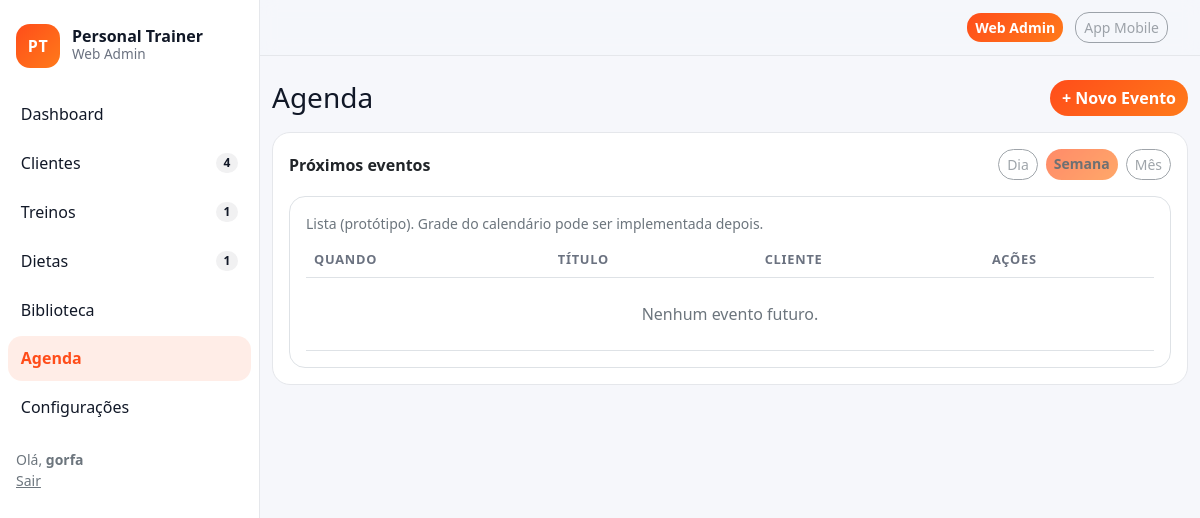
Page /agenda/ (signed in) on the earlier database version.
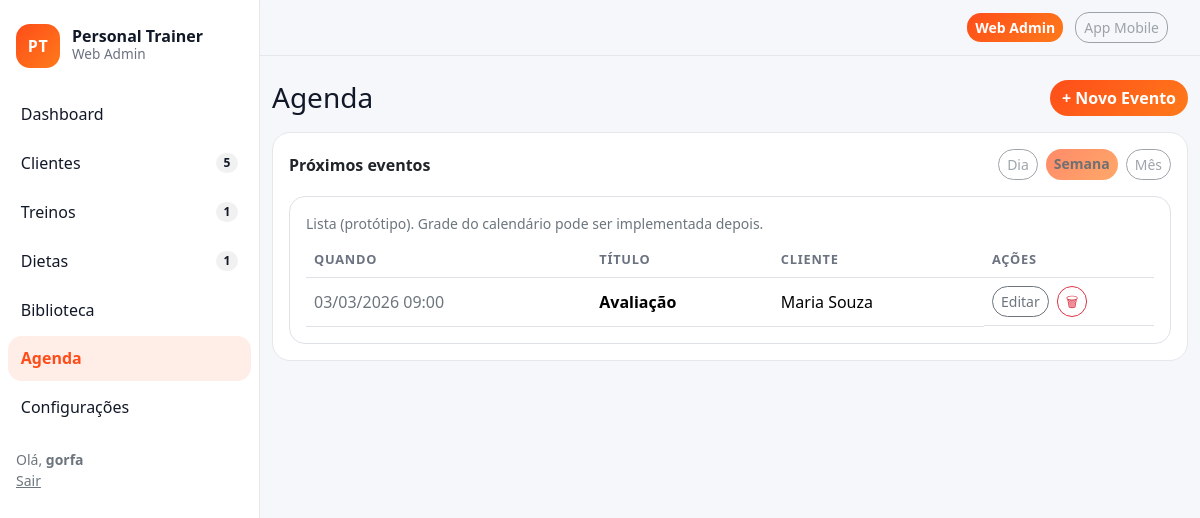
Same page on the later database version.
### agenda/models.py (models this page shows, shortened)
class Appointment(models.Model):
    client = models.ForeignKey(Client, on_delete=models.SET_NULL, null=True, blank=True)
    title = models.CharField(max_length=160)
    starts_at = models.DateTimeField()
    ends_at = models.DateTimeField()

### crm/models.py (models this page shows, shortened)
class Client(models.Model):
    class Status(models.TextChoices):
        ACTIVE = "active", "Ativo"
        PAUSED = "paused", "Pausado"
        ARCHIVED = "archived", "Arquivado"
    full_name = models.CharField("Nome", max_length=160)
    age = models.PositiveIntegerField("Idade", default=0)
    weight_kg = models.DecimalField("Peso (kg)", max_digits=5, decimal_places=1, default=0)
    height_m = models.DecimalField("Altura (m)", max_digits=4, decimal_places=2, default=0)
    status = models.CharField(max_length=16, choices=Status.choices, default=Status.ACTIVE)
    plan = models.ForeignKey(Plan, on_delete=models.SET_NULL, null=True, blank=True)
    last_activity_at = models.DateField("Última atividade", null=True, blank=True)
    created_at = models.DateTimeField(auto_now_add=True)

### agenda/views.py (the view)
# urls.py: path("", views.CalendarView.as_view(), name="calendar"),
class CalendarView(LoginRequiredMixin, TemplateView):
    template_name = "agenda/calendar.html"
    def get_context_data(self, **kwargs):
        ctx = super().get_context_data(**kwargs)
        now = timezone.now()
        ctx["events"] = Appointment.objects.order_by("starts_at")[:50]
        ctx["upcoming"] = Appointment.objects.filter(starts_at__gte=now).order_by("starts_at")[:20]
        return ctx

### core/context_processors.py (called while the page is built)
def nav_counts(request):
    try:
        return {
            "nav_clients_count": Client.objects.filter(status=Client.Status.ACTIVE).count(),
            "nav_workouts_today": WorkoutPlan.objects.filter(is_active=True).count(),
            "nav_diets_active": DietPlan.objects.filter(is_active=True).count(),
            "nav_alerts_count": Alert.objects.filter(is_open=True).count(),
        }
    except Exception:
        return {"nav_clients_count": 0, "nav_workouts_today": 0, "nav_diets_active": 0, "nav_alerts_count": 0}

### agenda/templates/agenda/calendar.html (shortened to what this page needs)
{% extends "base.html" %}
{% block content %}
<div class="d-flex align-items-center justify-content-between mb-3">
  <h1 class="h3 mb-0">Agenda</h1>
  <a class="btn btn-brand btn-pill" href="{% url 'agenda:appointment_create' %}">+ Novo Evento</a>
</div>
<div class="card">
  <div class="card-body">
    <div class="d-flex align-items-center justify-content-between mb-3">
      <div class="fw-bold">Próximos eventos</div>
      <div class="d-flex gap-2">
        <span class="btn btn-outline-secondary btn-pill btn-sm disabled" aria-disabled="true">Dia</span>
        <span class="btn btn-brand btn-pill btn-sm disabled" aria-disabled="true">Semana</span>
        <span class="btn btn-outline-secondary btn-pill btn-sm disabled" aria-disabled="true">Mês</span>
      </div>
    </div>
    <div class="border rounded-4 p-3 bg-white">
      <div class="text-secondary small mb-2">Lista (protótipo). Grade do calendário pode ser implementada depois.</div>
      <div class="table-responsive">
        <table class="table align-middle mb-0">
          <thead>
            <tr>
              <th>Quando</th>
              <th>Título</th>
              <th>Cliente</th>
              <th style="width:170px;">Ações</th>
            </tr>
          </thead>
          <tbody>
            {% for e in upcoming %}
              <tr>
                <td class="text-secondary">{{ e.starts_at|date:"d/m/Y H:i" }}</td>
                <td class="fw-bold">{{ e.title }}</td>
                <td>{% if e.client %}{{ e.client.full_name }}{% else %}<span class="text-secondary">—</span>{% endif %}</td>
                <td class="d-flex gap-2">
                  <a class="btn btn-sm btn-outline-secondary btn-pill" href="{% url 'agenda:appointment_update' e.pk %}">Editar</a>
                  <form method="post" action="{% url 'agenda:appointment_delete' e.pk %}" onsubmit="return confirm('Remover este evento?');">
                    <button class="btn btn-sm btn-outline-danger btn-pill" type="submit">🗑</button>
                  </form>
                </td>
              </tr>
            {% empty %}
              <tr><td colspan="4" class="text-center text-secondary py-4">Nenhum evento futuro.</td></tr>
            {% endfor %}
          </tbody>
        </table>
      </div>
    </div>
  </div>
</div>
{% endblock %}

### templates/base.html (shortened to what this page needs)
{% load static %}
<!doctype html>
<html lang="pt-br">
<head>
  <link href="https://cdn.jsdelivr.net/npm/bootstrap@5.3.3/dist/css/bootstrap.min.css" rel="stylesheet">
  <link href="{% static 'css/theme.css' %}" rel="stylesheet">
</head>
<body class="app-body">
  <div class="app-shell">
    <aside class="app-sidebar">
      <div class="px-3 py-4">
        <div class="brand">
          <div class="brand-mark">PT</div>
          <div class="brand-name">
            <div class="brand-title">Personal Trainer</div>
            <div class="brand-sub">Web Admin</div>
          </div>
        </div>
      </div>
      <nav class="nav flex-column px-2">
        <a class="nav-link {% if request.resolver_match.url_name == 'dashboard' %}active{% endif %}"
           href="{% url 'dashboard' %}">
          <span>Dashboard</span>
        </a>
        <a class="nav-link {% if request.path|slice:':5' == '/crm/' %}active{% endif %}"
           href="{% url 'crm:client_list' %}">
          <span>Clientes</span>
          <span class="badge badge-metric">{{ nav_clients_count }}</span>
        </a>
        <a class="nav-link {% if request.path|slice:':9' == '/treinos/' %}active{% endif %}"
           href="{% url 'workouts:workout_list' %}">
          <span>Treinos</span>
          <span class="badge badge-metric">{{ nav_workouts_today }}</span>
        </a>
        <a class="nav-link {% if request.path|slice:':8' == '/dietas/' %}active{% endif %}"
           href="{% url 'diets:diet_list' %}">
          <span>Dietas</span>
          <span class="badge badge-metric">{{ nav_diets_active }}</span>
        </a>
        <a class="nav-link {% if request.path|slice:':12' == '/biblioteca/' %}active{% endif %}"
           href="{% url 'library:exercises' %}">
          <span>Biblioteca</span>
        </a>
        <a class="nav-link {% if request.path|slice:':10' == '/agenda/' %}active{% endif %}"
           href="{% url 'agenda:calendar' %}">
          <span>Agenda</span>
        </a>
        <a class="nav-link {% if request.path|slice:':10' == '/anamnese/' %}active{% endif %}"
           href="{% url 'anamnesis:builder' %}">
          <span>Configurações</span>
        </a>
        <div class="mt-3 px-2 small text-secondary">
          {% if request.user.is_authenticated %}
            Olá, <strong>{{ request.user.get_short_name|default:request.user.username }}</strong><br>
            <a class="link-secondary" href="{% url 'logout' %}">Sair</a>
          {% else %}
            <a class="link-secondary" href="{% url 'login' %}">Entrar</a>
          {% endif %}
        </div>
      </nav>
    </aside>
    <main class="app-main">
      <header class="app-topbar">
        <div class="container-fluid d-flex align-items-center justify-content-end">
          <div class="topbar-switch ms-auto">
            <a class="btn btn-brand btn-sm me-2" href="/admin/">Web Admin</a>
            <span class="btn btn-outline-secondary btn-sm disabled" aria-disabled="true">App Mobile</span>
          </div>
        </div>
      </header>
      <section class="app-content container-fluid py-4">
        {% block content %}{% endblock %}
      </section>
    </main>
  </div>
</body>
</html>

Differences in the rows shown:
added Appointment: starts_at "03/03/2026 09:00", title "Avaliação", client.full_name "Maria Souza"
Other differences:
{{ nav_clients_count }}: "4" → "5"
text no longer shown: "Nenhum evento futuro."
